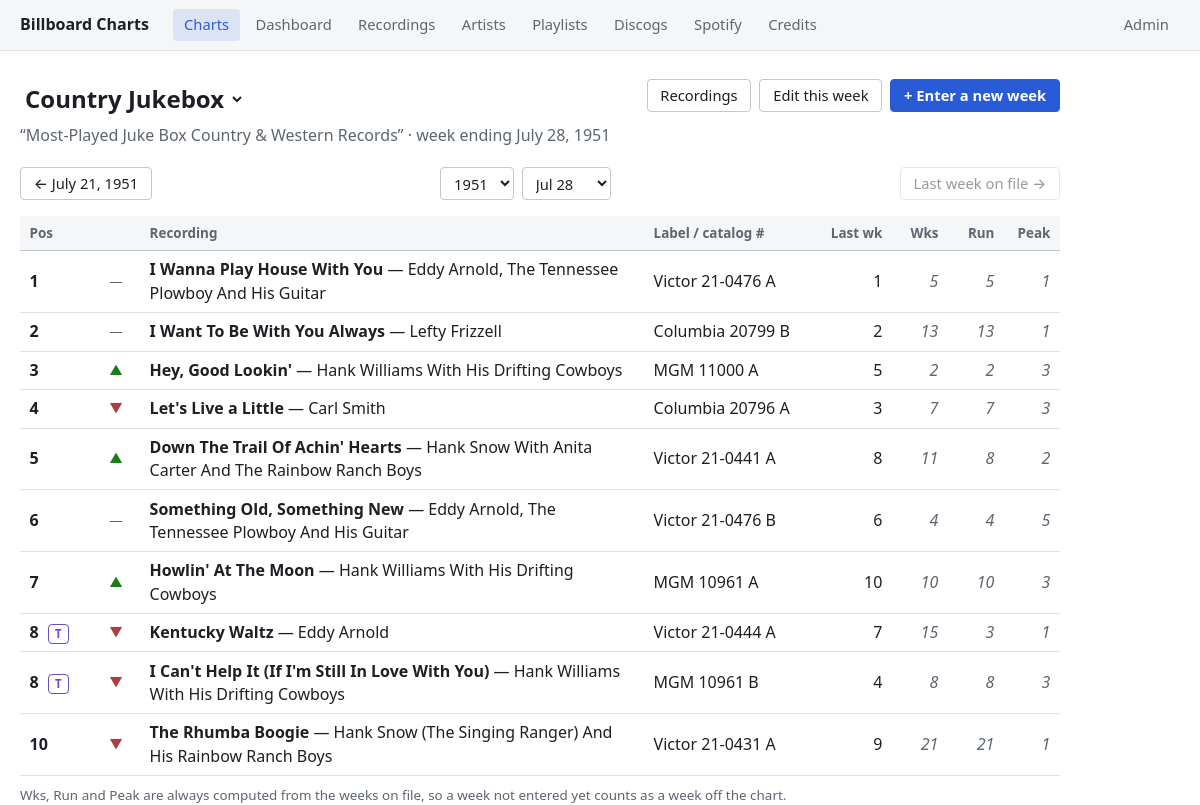
Page /2/ on the committed database.
### charts/models.py (models this page shows, shortened)
class ChartEra(models.Model):
    chart = models.ForeignKey(Chart, on_delete=models.CASCADE, related_name="eras")
    printed_name = models.CharField(max_length=200)  # e.g. "Most-Played Juke Box Folk Records"
    start_date = models.DateField()
    end_date = models.DateField(null=True, blank=True)
    max_position = models.PositiveSmallIntegerField()

class ChartEntry(models.Model):
    chart = models.ForeignKey(Chart, on_delete=models.PROTECT, related_name="entries", db_index=False)
    week_date = models.DateField()  # ISO week-ENDING date, per CLAUDE.md convention
    position = models.PositiveSmallIntegerField()
    recording = models.ForeignKey(Recording, on_delete=models.PROTECT, related_name="chart_entries")
    printed_last_week_position = models.PositiveSmallIntegerField(null=True, blank=True)
    printed_anomaly_note = models.CharField(max_length=300, blank=True)
    class Meta:
        constraints = [
            models.UniqueConstraint(
                fields=["chart", "week_date", "position", "recording"], name="unique_chart_week_position_recording"
            ),
            models.CheckConstraint(condition=models.Q(position__gte=1), name="chartentry_position_gte_1"),
            models.CheckConstraint(
                condition=models.Q(printed_last_week_position__isnull=True) | models.Q(printed_last_week_position__gte=1),
                name="chartentry_printed_last_week_gte_1",
            ),
        ]
        indexes = [models.Index(fields=["chart", "week_date"])]
        verbose_name_plural = "chart entries"

class Recording(models.Model):
    label = models.ForeignKey(Label, on_delete=models.PROTECT, related_name="recordings")
    catalog_number = models.CharField(max_length=30)  # CharField: numbers like "20-2700" aren't integers
    side = models.CharField(max_length=4, blank=True)
    song = models.ForeignKey(Song, on_delete=models.PROTECT, related_name="recordings")
    credit_text = models.CharField(max_length=300)
    reissue_of = models.ForeignKey(
        "self", null=True, blank=True, on_delete=models.SET_NULL, related_name="reissues"
    )
    class Meta:
        constraints = [
            models.UniqueConstraint(
                fields=["label", "catalog_number", "side"], name="unique_label_catalog_side"
            )
        ]
    @property
    def catalog_display(self):
        return format_catalog(self.label.name, self.catalog_number, self.side)

class Song(models.Model):
    title = models.CharField(max_length=300)
    def __str__(self):
        return self.title

class Label(models.Model):
    name = models.CharField(max_length=100, unique=True)

### charts/views.py (the view, shortened to what this page needs)
# urls.py: path("<int:chart_id>/", views.chart_week, name="chart_week_latest"),
def chart_week(request, chart_id, week_date=None):
    chart = get_object_or_404(Chart, pk=chart_id)
    all_weeks = list(
        chart.entries.order_by("week_date").values_list("week_date", flat=True).distinct()
    )
    if not all_weeks:
        raise Http404("This chart has no entries yet.")
    if week_date is None:
        selected_week = all_weeks[-1]
    idx = all_weeks.index(selected_week)
    prev_week_on_file = all_weeks[idx - 1] if idx > 0 else None
    next_week_on_file = all_weeks[idx + 1] if idx < len(all_weeks) - 1 else None
    era = chart.eras.filter(start_date__lte=selected_week).filter(
        Q(end_date__isnull=True) | Q(end_date__gte=selected_week)
    ).first()
    entries = list(
        chart.entries
        .filter(week_date=selected_week)
        .select_related("recording", "recording__song", "recording__label")
        .order_by("position")
    )
    position_counts = {}
    for e in entries:
        position_counts[e.position] = position_counts.get(e.position, 0) + 1
    week = chart_week_lib.ChartWeek(chart, selected_week)
    standings = week.standings({e.recording_id for e in entries})
    sole_artist = sole_credited_artist_ids([e.recording_id for e in entries])
    rows = []
    for e in entries:
        moved = week.movement(e.recording_id, e.position, e.printed_last_week_position)
        rows.append({
            "standing": standings[e.recording_id],
            "artist_id": sole_artist.get(e.recording_id),
            "entry": e,
            "movement": moved.code,
            "last_on_file": moved.last_on_file,
            "conflict": moved.conflict,
            "is_tie": position_counts[e.position] > 1,
        })
    weeks_by_year = {}
    for w in all_weeks:
        weeks_by_year.setdefault(w.year, []).append(w)
    year_options = [(year, weeks[0]) for year, weeks in sorted(weeks_by_year.items())]
    weeks_this_year = weeks_by_year[selected_week.year]
    context = {
        "chart": chart,
        "chart_options": chart_switch_options(chart, selected_week),
        "era": era,
        "selected_week": selected_week,
        "prev_week_on_file": prev_week_on_file,
        "next_week_on_file": next_week_on_file,
        "rows": rows,
        "prev_on_file": week.previous_on_file,
        "conflict_count": sum(r["conflict"] for r in rows),
        "computed_lw_count": sum(
            1 for r in rows if r["entry"].printed_last_week_position is None and r["last_on_file"]
        ),
        "year_options": year_options,
        "weeks_this_year": weeks_this_year,
        "first_week": all_weeks[0],
        "last_week": all_weeks[-1],
    }
    return render(request, "charts/chart_week.html", context)

### charts/templates/charts/chart_week.html (shortened to what this page needs)
{% extends "charts/base.html" %}
{% block main_class %}page-narrow{% endblock %}
{% block content %}
    <div class="page-header">
        <div>
            <h1>
                <select class="title-select" aria-label="Switch chart" onchange="location.href=this.value">
                    {% for o in chart_options %}
                    <option value="{{ o.url }}" {% if o.selected %}selected{% endif %}>{{ o.chart }}{% if o.other_week %} &mdash; closest week: {{ o.other_week|date:"M j, Y" }}{% endif %}</option>
                    {% endfor %}
                </select>
            </h1>
            <p class="subtitle">
                {% if era %}&ldquo;{{ era.printed_name }}&rdquo; &middot; {% endif %}week ending {{ selected_week|date:"F j, Y" }}
            </p>
        </div>
        <div class="page-actions">
            <a class="btn" href="{% url 'charts:recordings_matrix' %}?chart={{ chart.id }}">Recordings</a>
            <a class="btn" href="{% url 'charts:entry_week_edit' chart.id selected_week|date:'Y-m-d' %}">Edit this week</a>
            <a class="btn btn-primary" href="{% url 'charts:entry_week' chart.id %}">+ Enter a new week</a>
        </div>
    </div>
    <div class="week-nav">
        <div>
            {% if prev_week_on_file %}
                <a class="btn" href="{% url 'charts:chart_week' chart.id prev_week_on_file|date:'Y-m-d' %}">&larr; {{ prev_week_on_file }}</a>
            {% else %}
                <span class="btn" aria-disabled="true">&larr; First week on file</span>
            {% endif %}
        </div>
        <div class="week-pickers">
            <select onchange="location.href=this.value" aria-label="Jump to year">
                {% for year, first_week_of_year in year_options %}
                <option value="{% url 'charts:chart_week' chart.id first_week_of_year|date:'Y-m-d' %}" {% if year == selected_week.year %}selected{% endif %}>
                    {{ year }}
                </option>
                {% endfor %}
            </select>
            <select onchange="location.href=this.value" aria-label="Jump to week">
                {% for w in weeks_this_year %}
                <option value="{% url 'charts:chart_week' chart.id w|date:'Y-m-d' %}" {% if w == selected_week %}selected{% endif %}>
                    {{ w|date:"M j" }}
                </option>
                {% endfor %}
            </select>
        </div>
        <div>
            {% if next_week_on_file %}
                <a class="btn" href="{% url 'charts:chart_week' chart.id next_week_on_file|date:'Y-m-d' %}">{{ next_week_on_file }} &rarr;</a>
            {% else %}
                <span class="btn" aria-disabled="true">Last week on file &rarr;</span>
            {% endif %}
        </div>
    </div>
    <table>
        <colgroup>
            <col style="width: 4.5rem;">
            <col style="width: 3rem;">
            <col>
            <col style="width: 11rem;">
            <col style="width: 4.5rem;">
            <col style="width: 3.5rem;">
            <col style="width: 3.5rem;">
            <col style="width: 3.5rem;">
        </colgroup>
        <thead>
            <tr>
                <th>Pos</th>
                <th class="movement"></th>
                <th>Recording</th>
                <th>Label / catalog #</th>
                <th class="num" title="Position last week, as printed">Last wk</th>
                <th class="num" title="Weeks on chart: every week on this chart so far, re-entries included (computed)">Wks</th>
                <th class="num" title="Run: consecutive weeks on this chart up to this one (computed)">Run</th>
                <th class="num" title="Peak: best position on this chart so far (computed)">Peak</th>
            </tr>
        </thead>
        <tbody>
            {% for row in rows %}
            <tr>
                <td class="pos">
                    {{ row.entry.position }}
                    {% if row.is_tie %}<span class="tie-badge" title="Tied with another recording this week">T</span>{% endif %}
                </td>
                <td class="movement {{ row.movement }}"
                    title="{% if row.movement == 'new' %}Debut: first week on this chart{% elif row.movement == 're' %}Re-entry: on this chart before, but not last week{% elif row.movement == 'unknown' %}Last week isn't on file, so movement can't be told{% else %}{{ row.movement|capfirst }} from last week{% endif %}">
                    {% if row.movement == "up" %}&#9650;
                    {% elif row.movement == "down" %}&#9660;
                    {% elif row.movement == "new" %}NEW
                    {% elif row.movement == "re" %}RE
                    {% elif row.movement == "same" %}&mdash;
                    {% endif %}
                </td>
                <td class="wrap">
                    <strong>{{ row.entry.recording.song }}</strong> &mdash; {% include "charts/_credit.html" with credit=row.entry.recording.credit_text artist_id=row.artist_id %}
                </td>
                <td>{{ row.entry.recording.catalog_display }}</td>
                <td class="num">
                    {% with printed=row.entry.printed_last_week_position %}
                    {% if printed and row.conflict %}
                        <span class="lw-conflict" title="Printed: {{ printed }}. Last week's chart on file: {% if row.last_on_file %}#{{ row.last_on_file }}{% else %}not on it{% endif %}.">&#9888; {{ printed }}</span>
                    {% elif printed %}
                        {{ printed }}
                    {% elif row.last_on_file %}
                        <span class="lw-computed" title="Not typed in -- this is where it was on last week's chart on file">{{ row.last_on_file }}</span>
                    {% else %}
                        <span class="muted">&mdash;</span>
                    {% endif %}
                    {% endwith %}
                </td>
                <td class="num"><span class="lw-computed">{{ row.standing.weeks_on }}</span></td>
                <td class="num"><span class="lw-computed">{{ row.standing.run }}</span></td>
                <td class="num"><span class="lw-computed">{{ row.standing.peak }}</span></td>
            </tr>
            {% endfor %}
        </tbody>
    </table>
    <p class="table-key">
        Wks, Run and Peak are always computed from the weeks on file, so a week not entered
        yet counts as a week off the chart.
    </p>
{% endblock %}

### charts/templates/charts/_credit.html (shortened to what this page needs)
{% if artist_id %}<a class="artist-link" href="{% url 'charts:artist_profile' artist_id %}">{{ credit }}</a>{% else %}{{ credit }}{% endif %}

### rows in the picture
ChartEra: printed_name "Most-Played Juke Box Country & Western Records"
Recording: credit_text "Eddy Arnold, The Tennessee Plowboy And His Guitar"
Recording: credit_text "Lefty Frizzell"
Recording: credit_text "Hank Williams With His Drifting Cowboys"
Recording: credit_text "Carl Smith"
Recording: credit_text "Hank Snow With Anita Carter And The Rainbow Ranch Boys"
Recording: credit_text "Eddy Arnold, The Tennessee Plowboy And His Guitar"
Recording: credit_text "Hank Williams With His Drifting Cowboys"
Recording: credit_text "Eddy Arnold"
Recording: credit_text "Hank Williams With His Drifting Cowboys"
Recording: credit_text "Hank Snow (The Singing Ranger) And His Rainbow Ranch Boys"

### other values in the picture
{{ selected_week|date:"F j, Y" }} "July 28, 1951"
{{ prev_week_on_file }} "July 21, 1951"
form field value "Country Jukebox"
form field value "1951"
form field value "Jul 28"
